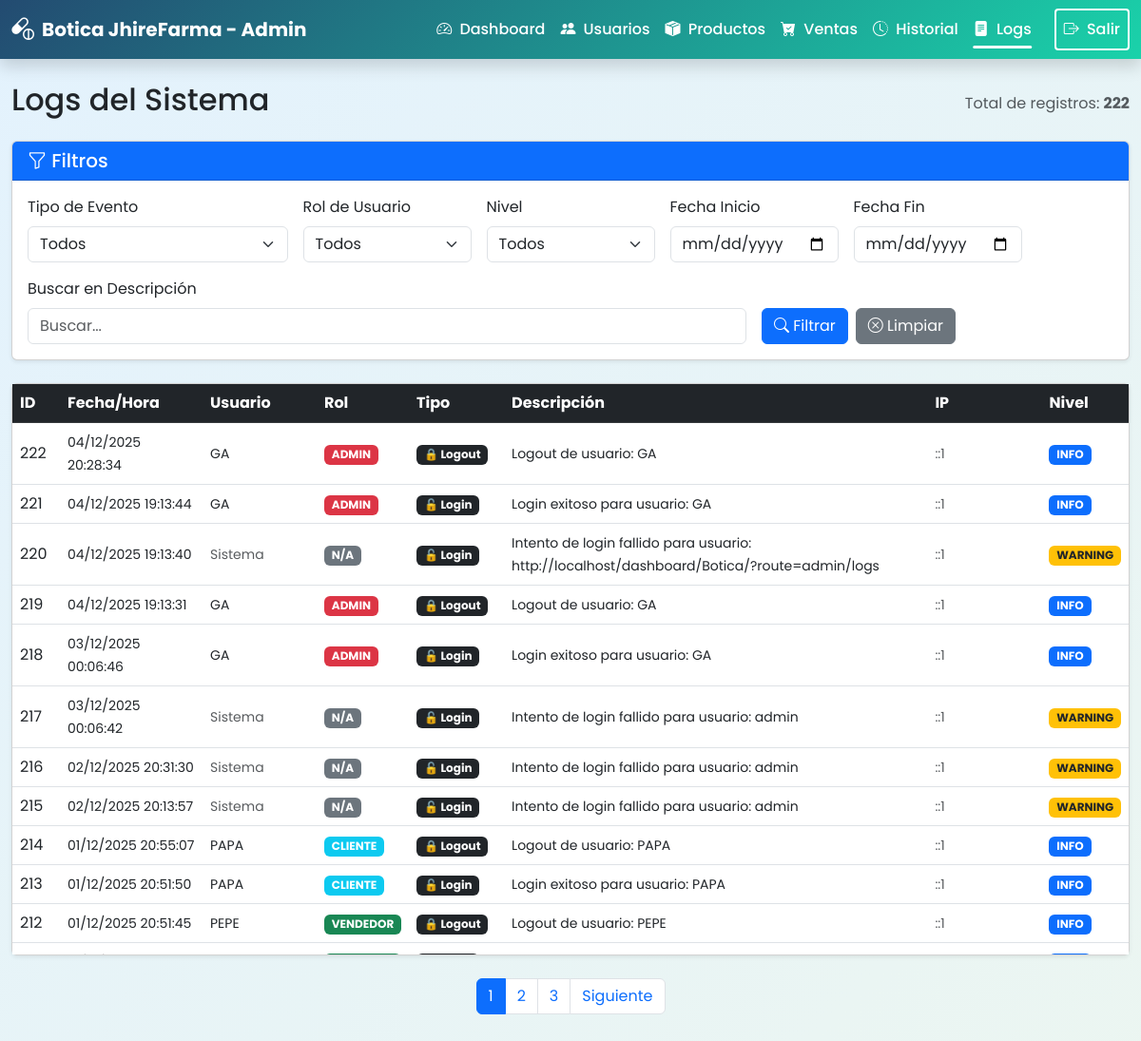
Page /index.php?route=admin/logs (signed in) on the committed database.
### tables this page shows
CREATE TABLE `logs` (
  `id` int(11) NOT NULL AUTO_INCREMENT,
  `id_usuario` int(11) DEFAULT NULL,
  `tipo_evento` enum('login','logout','registro','venta','carrito','producto','usuario','error') NOT NULL,
  `descripcion` text NOT NULL,
  `ip_address` varchar(45) DEFAULT NULL,
  `user_agent` varchar(255) DEFAULT NULL,
  `fecha` datetime DEFAULT current_timestamp(),
  `nivel` enum('info','warning','error') DEFAULT 'info',
  PRIMARY KEY (`id`),
  KEY `id_usuario` (`id_usuario`),
  KEY `tipo_evento` (`tipo_evento`),
  KEY `nivel` (`nivel`),
  KEY `fecha` (`fecha`),
  KEY `idx_logs_fecha_tipo` (`fecha`,`tipo_evento`),
  KEY `idx_logs_usuario_fecha` (`id_usuario`,`fecha`),
  CONSTRAINT `logs_ibfk_1` FOREIGN KEY (`id_usuario`) REFERENCES `usuarios` (`id`) ON DELETE SET NULL
);

CREATE TABLE `usuarios` (
  `id` int(11) NOT NULL AUTO_INCREMENT,
  `nombre` varchar(100) DEFAULT NULL,
  `dni` varchar(8) DEFAULT NULL,
  `edad` int(11) DEFAULT NULL,
  `usuario` varchar(50) DEFAULT NULL,
  `clave` varchar(255) DEFAULT NULL,
  `correo` varchar(100) DEFAULT NULL,
  `genero` varchar(20) DEFAULT NULL,
  `promociones` varchar(10) DEFAULT NULL,
  `direccion` varchar(150) DEFAULT NULL,
  `telefono` varchar(20) DEFAULT NULL,
  `rol` enum('cliente','vendedor','admin') DEFAULT 'cliente',
  PRIMARY KEY (`id`)
);

### app/autoload.php (called while the page is built, shortened)
<?php
spl_autoload_register(function ($class) {
    $prefix = 'App\\';
    $base_dir = __DIR__ . '/';
    $len = strlen($prefix);
    $relative_class = substr($class, $len);
    $file = $base_dir . str_replace('\\', '/', $relative_class) . '.php';
});

### app/Config/Database.php (called while the page is built, shortened)
<?php
class Database {
    private static $instance = null;
    private $connection;
    private $host = 'localhost';
    private $user = 'root';
    private $pass = '';
    private $name = 'botica';
    private function __construct() {
        $this->connection = new \mysqli($this->host, $this->user, $this->pass, $this->name);
        $this->connection->set_charset("utf8mb4");
    }
    public static function getInstance() {
        if (!self::$instance) {
            self::$instance = new Database();
        }
        return self::$instance;
    }
    public function getConnection() {
        return $this->connection;
    }
}

### app/Models/LogDAO.php (called while the page is built, shortened)
<?php
class LogDAO {
    private $db;
    public function __construct() {
        $this->db = Database::getInstance()->getConnection();
    }
    public function getLogsWithFilters($filters = [], $limit = 50, $offset = 0) {
        $params = [];
        $types = "";
        $query = "SELECT l.*, u.nombre as usuario_nombre, u.rol as usuario_rol
                  FROM logs l
                  LEFT JOIN usuarios u ON l.id_usuario = u.id";
        $query .= " ORDER BY l.fecha DESC LIMIT ? OFFSET ?";
        $params[] = $limit;
        $params[] = $offset;
        $types .= "ii";
        $stmt = $this->db->prepare($query);
        if (!empty($params)) {
            $stmt->bind_param($types, ...$params);
        }
        $stmt->execute();
        return $stmt->get_result();
    }
    public function getTotalCount($filters = []) {
        $query = "SELECT COUNT(*) as total
                  FROM logs l
                  LEFT JOIN usuarios u ON l.id_usuario = u.id";
        $stmt = $this->db->prepare($query);
        $stmt->execute();
        $result = $stmt->get_result();
        $row = $result->fetch_assoc();
        return $row['total'];
    }
}

### app/Views/admin/logs.php (the view, shortened to what this page needs)
<?php
require __DIR__ . '/../layouts/header.php';
require __DIR__ . '/../layouts/navbar_admin.php';
$logDAO = new LogDAO();
$filters = [];
$page = isset($_GET['page']) ? (int)$_GET['page'] : 1;
$limit = 50;
$offset = ($page - 1) * $limit;
$logs = $logDAO->getLogsWithFilters($filters, $limit, $offset);
$total_logs = $logDAO->getTotalCount($filters);
$total_pages = ceil($total_logs / $limit);
?>
<div class="container-fluid mt-4">
    <div class="d-flex justify-content-between align-items-center mb-3">
        <h2>Logs del Sistema</h2>
        <div class="text-muted">
            Total de registros: <strong><?php echo $total_logs; ?></strong>
        </div>
    </div>
    <div class="card shadow-sm mb-4">
        <div class="card-header bg-primary text-white">
            <h5 class="mb-0"><i class="bi bi-funnel"></i> Filtros</h5>
        </div>
        <div class="card-body">
            <form method="GET" action="" class="row g-3">
                <div class="col-md-3">
                    <label class="form-label">Tipo de Evento</label>
                    <select name="tipo_evento" class="form-select">
                        <option value="">Todos</option>
                    </select>
                </div>
                <div class="col-md-2">
                    <label class="form-label">Rol de Usuario</label>
                    <select name="rol" class="form-select">
                        <option value="">Todos</option>
                    </select>
                </div>
                <div class="col-md-2">
                    <label class="form-label">Nivel</label>
                    <select name="nivel" class="form-select">
                        <option value="">Todos</option>
                    </select>
                </div>
                <div class="col-md-2">
                    <label class="form-label">Fecha Inicio</label>
                    <input type="date" name="fecha_inicio" class="form-control" value="<?php echo isset($_GET['fecha_inicio']) ? $_GET['fecha_inicio'] : ''; ?>">
                </div>
                <div class="col-md-2">
                    <label class="form-label">Fecha Fin</label>
                    <input type="date" name="fecha_fin" class="form-control" value="<?php echo isset($_GET['fecha_fin']) ? $_GET['fecha_fin'] : ''; ?>">
                </div>
                <div class="col-md-8">
                    <label class="form-label">Buscar en Descripción</label>
                    <input type="text" name="search" class="form-control" placeholder="Buscar..." value="<?php echo isset($_GET['search']) ? htmlspecialchars($_GET['search']) : ''; ?>">
                </div>
                <div class="col-md-4 d-flex align-items-end">
                    <button type="submit" class="btn btn-primary me-2">
                        <i class="bi bi-search"></i> Filtrar
                    </button>
                    <a href="index.php?route=admin/logs" class="btn btn-secondary">
                        <i class="bi bi-x-circle"></i> Limpiar
                    </a>
                </div>
            </form>
        </div>
    </div>
    <div class="card shadow-sm">
        <div class="card-body p-0">
            <div class="table-responsive">
                <table class="table table-hover table-sm mb-0">
                    <thead class="table-dark sticky-top">
                        <tr>
                            <th style="width: 50px;">ID</th>
                            <th style="width: 150px;">Fecha/Hora</th>
                            <th style="width: 120px;">Usuario</th>
                            <th style="width: 80px;">Rol</th>
                            <th style="width: 100px;">Tipo</th>
                            <th>Descripción</th>
                            <th style="width: 120px;">IP</th>
                            <th style="width: 70px;">Nivel</th>
                        </tr>
                    </thead>
                    <tbody>
                        <?php if ($logs->num_rows > 0): ?>
                            <?php while($log = $logs->fetch_assoc()): ?>
                            <tr>
                                <td><?php echo $log['id']; ?></td>
                                <td>
                                    <small><?php echo date('d/m/Y H:i:s', strtotime($log['fecha'])); ?></small>
                                </td>
                                <td>
                                    <?php if ($log['usuario_nombre']): ?>
                                        <small><?php echo htmlspecialchars($log['usuario_nombre']); ?></small>
                                    <?php else: ?>
                                        <small class="text-muted">Sistema</small>
                                    <?php endif; ?>
                                </td>
                                <td>
                                    <?php if ($log['usuario_rol']): ?>
                                        <span class="badge <?php
                                            echo $log['usuario_rol'] === 'admin' ? 'bg-danger' :
                                                ($log['usuario_rol'] === 'vendedor' ? 'bg-success' : 'bg-info');
                                        ?>">
                                            <?php echo strtoupper($log['usuario_rol']); ?>
                                        </span>
                                    <?php else: ?>
                                        <span class="badge bg-secondary">N/A</span>
                                    <?php endif; ?>
                                </td>
                                <td>
                                    <span class="badge bg-dark">
                                        <?php
                                        $icons = [
                                            'login' => '🔓',
                                            'logout' => '🔒',
                                            'registro' => '📝',
                                            'venta' => '💰',
                                            'carrito' => '🛒',
                                            'producto' => '📦',
                                            'usuario' => '👤',
                                            'error' => '❌'
                                        ];
                                        echo ($icons[$log['tipo_evento']] ?? '') . ' ' . ucfirst($log['tipo_evento']);
                                        ?>
                                    </span>
                                </td>
                                <td>
                                    <small><?php echo htmlspecialchars($log['descripcion']); ?></small>
                                </td>
                                <td>
                                    <small class="text-muted"><?php echo htmlspecialchars($log['ip_address']); ?></small>
                                </td>
                                <td>
                                    <span class="badge <?php
                                        echo $log['nivel'] === 'error' ? 'bg-danger' :
                                            ($log['nivel'] === 'warning' ? 'bg-warning text-dark' : 'bg-primary');
                                    ?>">
                                        <?php echo strtoupper($log['nivel']); ?>
                                    </span>
                                </td>
                            </tr>
                            <?php endwhile; ?>
                        <?php endif; ?>
                    </tbody>
                </table>
            </div>
        </div>
    </div>
    <?php if ($total_pages > 1): ?>
    <nav class="mt-4">
        <ul class="pagination justify-content-center">
            <?php
            $start_page = max(1, $page - 2);
            $end_page = min($total_pages, $page + 2);
            for ($i = $start_page; $i <= $end_page; $i++):
            ?>
                <li class="page-item <?php echo $i === $page ? 'active' : ''; ?>">
                    <a class="page-link" href="?route=admin/logs&page=<?php echo $i; ?><?php echo http_build_query(array_diff_key($_GET, ['route' => '', 'page' => ''])) ? '&' . http_build_query(array_diff_key($_GET, ['route' => '', 'page' => ''])) : ''; ?>">
                        <?php echo $i; ?>
                    </a>
                </li>
            <?php endfor; ?>
            <?php if ($page < $total_pages): ?>
                <li class="page-item">
                    <a class="page-link" href="?route=admin/logs&page=<?php echo $page + 1; ?><?php echo http_build_query(array_diff_key($_GET, ['route' => '', 'page' => ''])) ? '&' . http_build_query(array_diff_key($_GET, ['route' => '', 'page' => ''])) : ''; ?>">
                        Siguiente
                    </a>
                </li>
            <?php endif; ?>
        </ul>
    </nav>
    <?php endif; ?>
</div>
<?php require __DIR__ . '/../layouts/footer.php'; ?>

### public/assets/css/base/variables.css (style rules this page uses)
:root { --color-medical-blue: #2D5F8D; --color-pharmacy-green: #4CAF50; --color-clean-white: #FFFFFF; --color-light-cyan: #E3F2FD; --color-light-green: #F1F8E9; --color-dark-bg: #1A1A2E; --color-dark-card: #16213E; --color-dark-accent: #4CAF50; --color-success: #4CAF50; --color-warning: #FFA726; --color-danger: #EF5350; --color-info: #29B6F6; --gradient-primary: linear-gradient(135deg, #234b71 0%, #1ad2aa 100%); --gradient-light: linear-gradient(135deg, #E3F2FD 0%, #F1F8E9 100%); --gradient-dark: linear-gradient(135deg, #1A1A2E 0%, #16213E 100%); --font-primary: 'Poppins', sans-serif; --spacing-xs: 0.25rem; --spacing-sm: 0.5rem; --spacing-md: 1rem; --spacing-lg: 1.5rem; --spacing-xl: 2rem; --radius-sm: 0.25rem; --radius-md: 0.5rem; --radius-lg: 1rem; --shadow-sm: 0 2px 4px rgba(0, 0, 0, 0.1); --shadow-md: 0 4px 6px rgba(0, 0, 0, 0.1); --shadow-lg: 0 10px 15px rgba(0, 0, 0, 0.1); --shadow-xl: 0 20px 25px rgba(0, 0, 0, 0.15); }

### public/assets/css/base/global.css (style rules this page uses)
body { font-family: var(--font-primary); background: var(--gradient-light); min-height: 100vh; margin: 0; padding: 0; }

### app/Views/admin/logs.php (style rules this page uses)
.table-responsive { max-height: 600px; overflow-y: auto; }
.sticky-top { position: sticky; top: 0; z-index: 10; }
.table-sm td, .table-sm th { padding: 0.5rem; vertical-align: middle; }

### rows in the picture
logs: id "222", fecha "04/12/2025 20:28:34", id_usuario.nombre "GA", id_usuario.rol "ADMIN", tipo_evento "🔒", tipo_evento "Logout", descripcion "Logout de usuario: GA", ip_address "::1", nivel "INFO"
logs: id "221", fecha "04/12/2025 19:13:44", id_usuario.nombre "GA", id_usuario.rol "ADMIN", tipo_evento "🔓", tipo_evento "Login", descripcion "Login exitoso para usuario: GA", ip_address "::1", nivel "INFO"
logs: id "220", fecha "04/12/2025 19:13:40", shows "Sistema", shows "N/A", tipo_evento "🔓", tipo_evento "Login", descripcion "Intento de login fallido para usuario: http://localhost/dashboard/Botica/?route=admin/logs", ip_address "::1", nivel "WARNING"
logs: id "219", fecha "04/12/2025 19:13:31", id_usuario.nombre "GA", id_usuario.rol "ADMIN", tipo_evento "🔒", tipo_evento "Logout", descripcion "Logout de usuario: GA", ip_address "::1", nivel "INFO"
logs: id "218", fecha "03/12/2025 00:06:46", id_usuario.nombre "GA", id_usuario.rol "ADMIN", tipo_evento "🔓", tipo_evento "Login", descripcion "Login exitoso para usuario: GA", ip_address "::1", nivel "INFO"
logs: id "217", fecha "03/12/2025 00:06:42", shows "Sistema", shows "N/A", tipo_evento "🔓", tipo_evento "Login", descripcion "Intento de login fallido para usuario: admin", ip_address "::1", nivel "WARNING"
logs: id "216", fecha "02/12/2025 20:31:30", shows "Sistema", shows "N/A", tipo_evento "🔓", tipo_evento "Login", descripcion "Intento de login fallido para usuario: admin", ip_address "::1", nivel "WARNING"
logs: id "215", fecha "02/12/2025 20:13:57", shows "Sistema", shows "N/A", tipo_evento "🔓", tipo_evento "Login", descripcion "Intento de login fallido para usuario: admin", ip_address "::1", nivel "WARNING"
logs: id "214", fecha "01/12/2025 20:55:07", id_usuario.nombre "PAPA", id_usuario.rol "CLIENTE", tipo_evento "🔒", tipo_evento "Logout", descripcion "Logout de usuario: PAPA", ip_address "::1", nivel "INFO"
logs: id "213", fecha "01/12/2025 20:51:50", id_usuario.nombre "PAPA", id_usuario.rol "CLIENTE", tipo_evento "🔓", tipo_evento "Login", descripcion "Login exitoso para usuario: PAPA", ip_address "::1", nivel "INFO"
logs: id "212", fecha "01/12/2025 20:51:45", id_usuario.nombre "PEPE", id_usuario.rol "VENDEDOR", tipo_evento "🔒", tipo_evento "Logout", descripcion "Logout de usuario: PEPE", ip_address "::1", nivel "INFO"

### other values in the picture
$total_logs "222"
